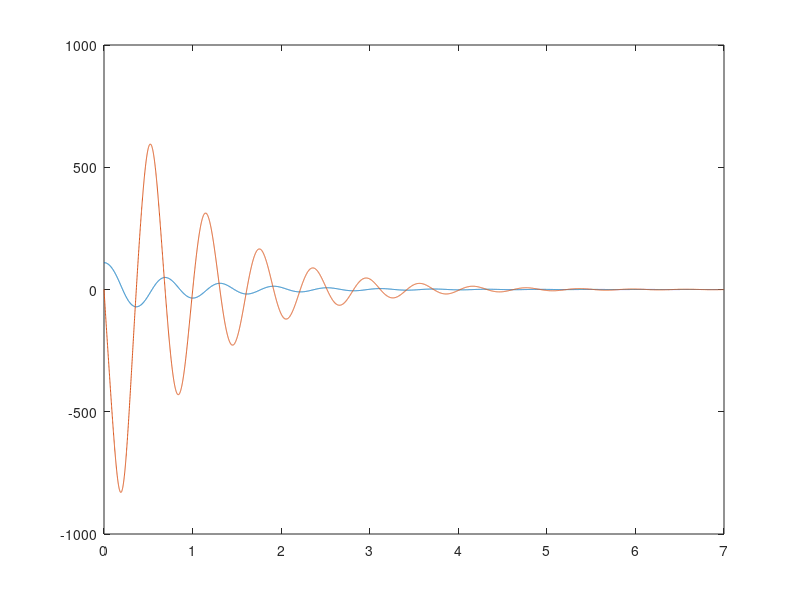
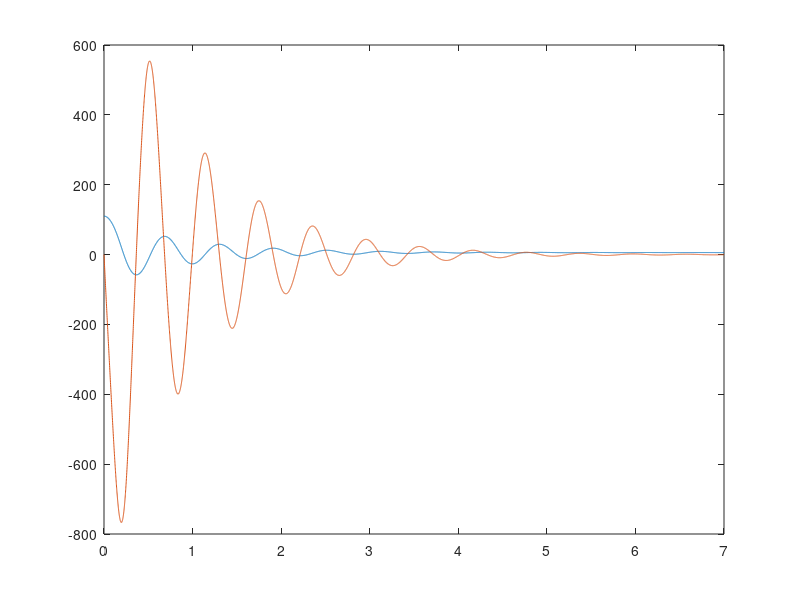
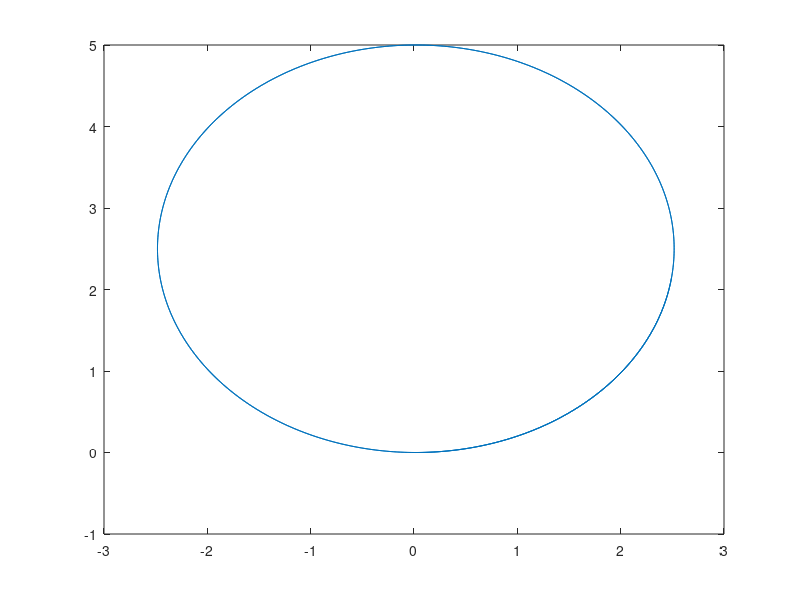
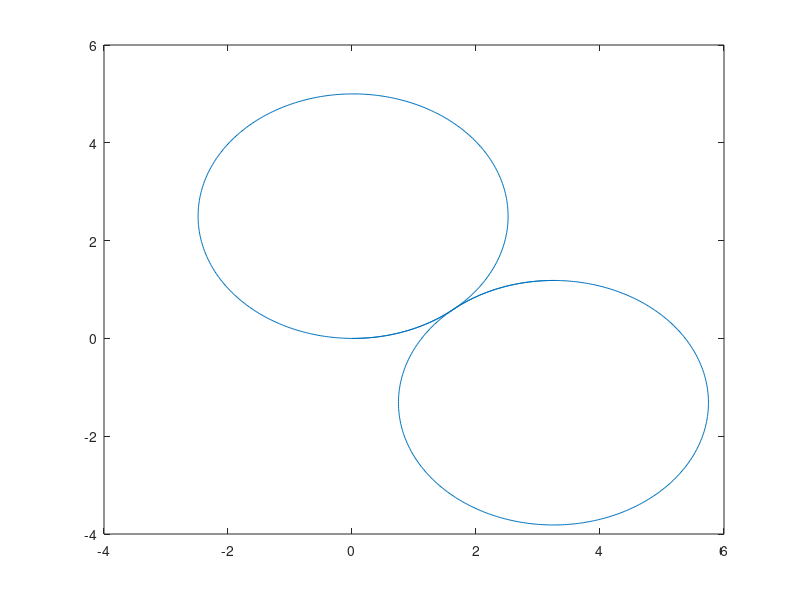

MATLAB code to generate these figures, in order:
    %% Problem 1
close all;
%.......................................................................

dt=0.001 ; % Step, for Euler approximation: 1ms (expressed in seconds)
duration = 7 ; % Simulation horizon
t = 0:dt:duration;
N = length(t)-1;
%.....................................

% Constants
A = 110;
B = 2.2;
C = 1.1;

% Part c1)u=0
% Starting Values
X = zeros(2,1);
X(1) = deg2rad(110);
u = 0;

for k = 1:N
    dX = [X(2,k);-A*sin(X(1,k))-B*X(2,k)+C*u];
    
    % Euler's Approximation
    X(:,k+1)=X(:,k)+dt*dX;
end
figure;plot(t,rad2deg(X));

% Part c2)u=3
X = zeros(2,1);
X(1) = deg2rad(110);
u = 10;

for k = 1:N
    dX = [X(2,k);-A*sin(X(1,k))-B*X(2,k)+C*u];
    
    % Euler's Approximation
    X(:,k+1)=X(:,k)+dt*dX;
end
figure;plot(t,rad2deg(X));

%% Problem 2
close all;

dt=0.01 ; % Step, for Euler approximation: 10ms (expressed in seconds)
duration = 10 ; % Simulation horizon
t = 0:dt:duration;
N = length(t)-1;

% Constants
L = 2.5;

% Part c1)ak=30deg
% Starting Values
X = zeros(3,1);
vk = 3.5;
ak = deg2rad(45);
    
for k = 1:N
    dX = [vk*cos(X(3,k));vk*sin(X(3,k));tan(ak)*vk/L];
    
    % Euler's Approximation
    X(:,k+1)=X(:,k)+dt*dX;
end
figure;plot(X(1,:),X(2,:));

% Part c2)ak changing
% Starting Values
X = zeros(3,1);
vk = 3.5;
ak = deg2rad(45);
turn = 0;

for k = 1:N
    turn = turn+1;
    if turn == N/2
        ak = -ak;
        turn = 0;
    end
    dX = [vk*cos(X(3,k));vk*sin(X(3,k));tan(ak)*vk/L];
    
    % Euler's Approximation
    X(:,k+1)=X(:,k)+dt*dX;
end
figure;plot(X(1,:),X(2,:));

% Part c4)L changing (takes longer to turn)
% Constants
L = 3;

% c1
% Starting Values
X = zeros(3,1);
vk = 3.5;
ak = deg2rad(45);
    
for k = 1:N
    dX = [vk*cos(X(3,k));vk*sin(X(3,k));tan(ak)*vk/L];
    
    % Euler's Approximation
    X(:,k+1)=X(:,k)+dt*dX;
end
figure;plot(X(1,:),X(2,:));

% c2
% Starting Values
X = zeros(3,1);
vk = 3.5;
ak = deg2rad(45);
turn = 0;

for k = 1:N
    turn = turn+1;
    if turn == N/2
        ak = -ak;
        turn = 0;
    end
    dX = [vk*cos(X(3,k));vk*sin(X(3,k));tan(ak)*vk/L];
    
    % Euler's Approximation
    X(:,k+1)=X(:,k)+dt*dX;
end
figure;plot(X(1,:),X(2,:));